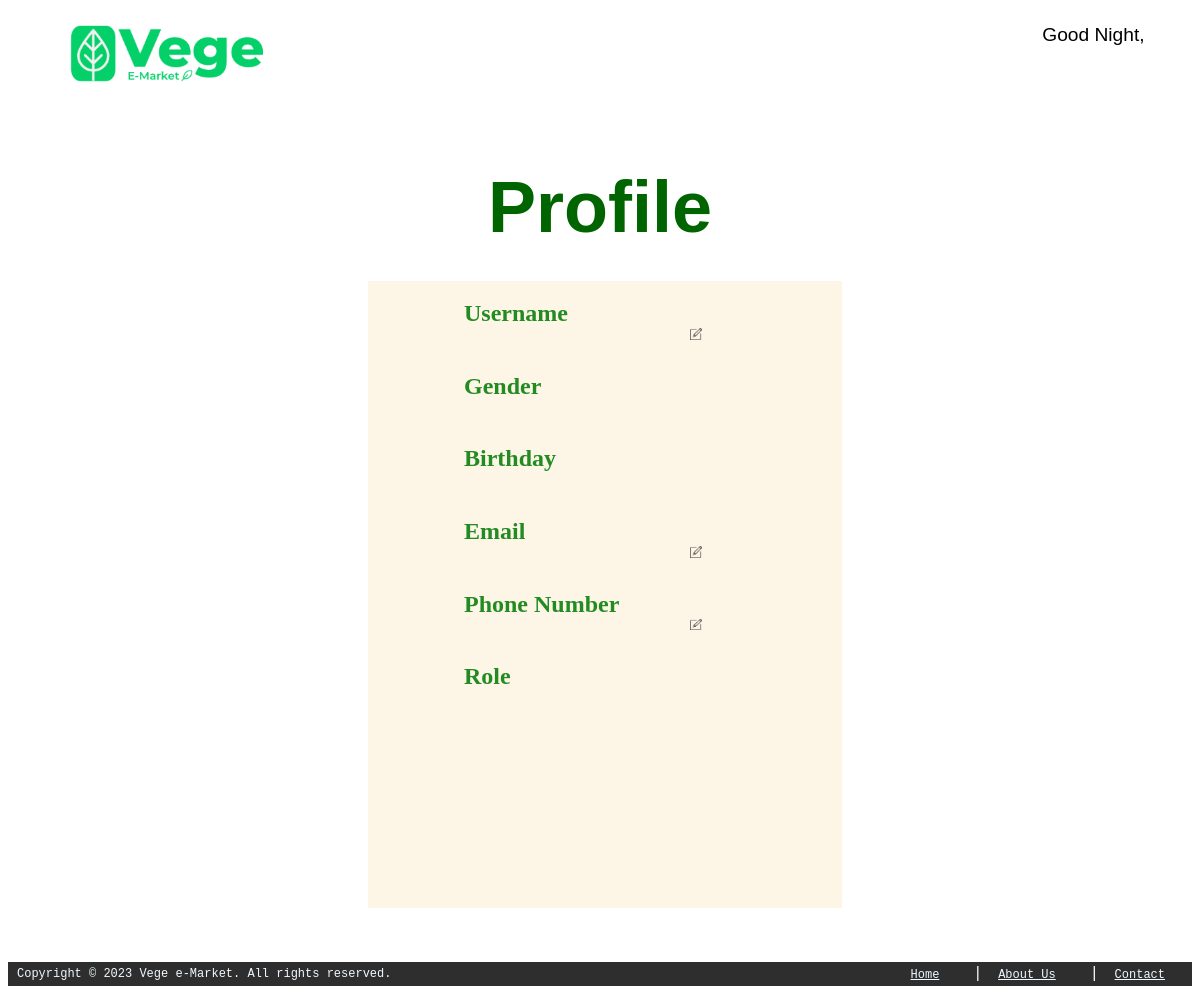
Page /public/profile.php on the earlier database version.
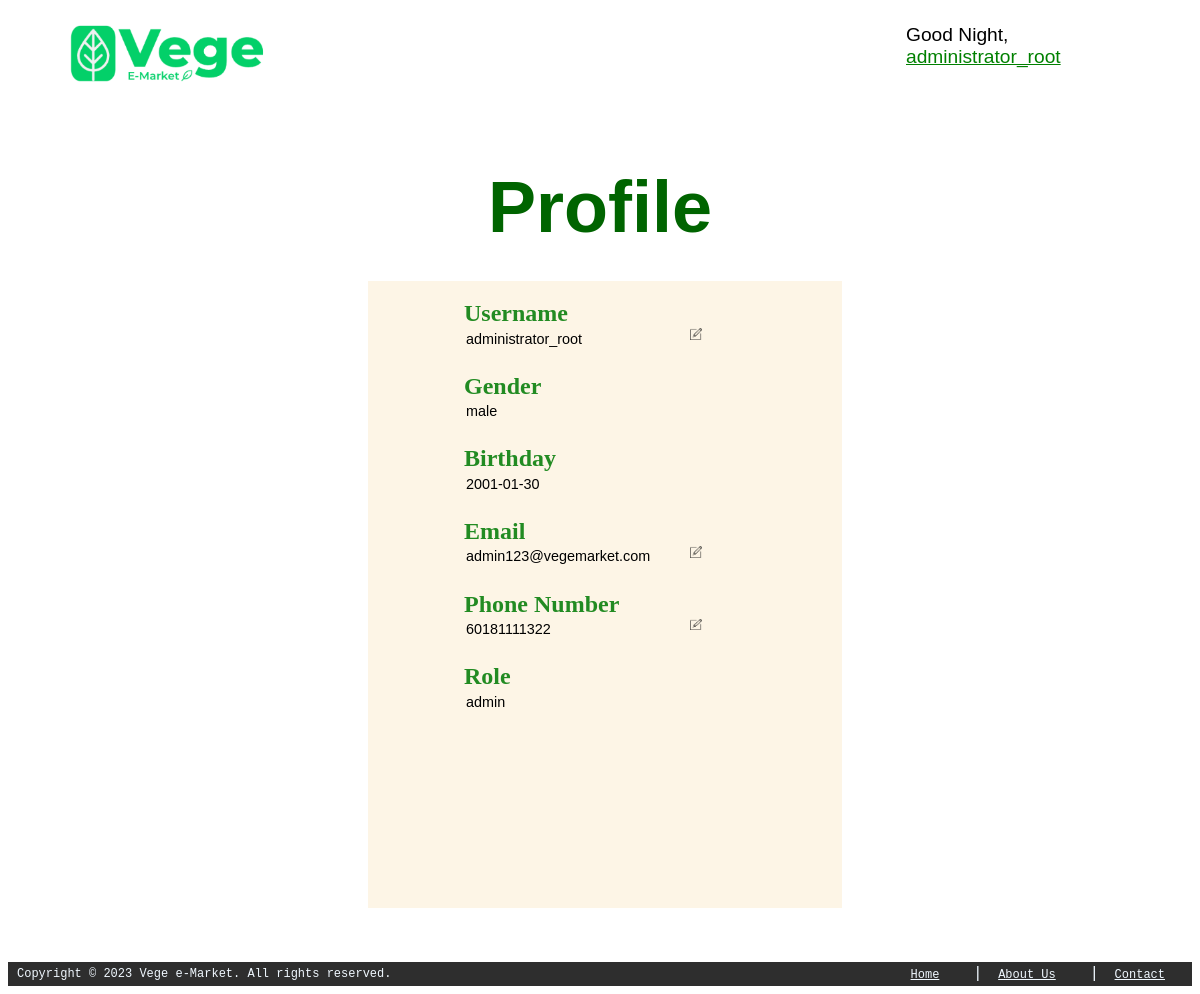
Same page on the later database version.
### tables this page shows
CREATE TABLE IF NOT EXISTS `users` (
  `userID` varchar(100) NOT NULL,
  `userName` varchar(100) NOT NULL,
  `gender` varchar(10) NOT NULL,
  `email` varchar(100) NOT NULL,
  `phone` varchar(100) NOT NULL,
  `birthday` date NOT NULL,
  `password` varchar(100) NOT NULL,
  `role` varchar(10) NOT NULL,
  `accStatus` varchar(255) DEFAULT 'active',
  PRIMARY KEY (`userID`)
);

### modules/config.php (called while the page is built, shortened)
<?php
    $base = 'http://'.$_SERVER['HTTP_HOST'].'/vege-emarket';
    $role='admin'; $user_id='U03';
?>

### public/profile.php (the view, shortened to what this page needs)
<?php
    require $_SERVER['DOCUMENT_ROOT'].'/vege-emarket/modules/config.php';
    include $_SERVER['DOCUMENT_ROOT'].'/vege-emarket/includes/header.php';
    $read_sql = "SELECT * FROM users WHERE userID='$user_id'";
    $user_info=mysqli_fetch_array(mysqli_query($conn, $read_sql));
?>
<!DOCTYPE html>
<html lang="en">
<head>
    <link rel="stylesheet" href="../styles/title.css">
</head>
<body>
    <br>
    <h1 id="title">Profile</h1>
    <div class="container">
        <br>
        <form class="profile" method="post" onsubmit="window.confirm('Save changes?');save();">
            <label for="username"><h2>Username</h2></label>
            <div class="input-container">
                <input type="text" name="username" id="username" value="<?php echo $user_info['userName']; ?>" readonly required>
                <button title="Click me to edit" class="edit" id="editbutton" onclick="edit('username')"><img src="../images/edit.png" alt="Edit" width="100%"></button>
            </div>
            <label for="gender"><h2>Gender</h2></label>
            <div class="input-container">
                <input type="text" name="gender" id="gender" value="<?php echo $user_info['gender']; ?>" readonly>
            </div>
            <label for="birthday"><h2>Birthday</h2></label>
            <div class="input-container">
                <input type="text" id="birthday" name="dob" value="<?php echo $user_info['birthday']; ?>" readonly>
            </div>
            <label for="email"><h2>Email</h2></label>
            <div class="input-container">
                <input type="email" id="email" name="email" value="<?php echo $user_info['email']; ?>" readonly required>
                <button title="Click me to edit" class="edit" id="editbutton" onclick="edit('email')"><img src="../images/edit.png" alt="Edit" width="100%"></button>
            </div>
            <label for="phone"><h2>Phone Number</h2></label>
            <div class="input-container">
                <input type="tel" id="phone" name="phone" value="<?php echo $user_info['phone']; ?>" readonly required>
                <button title="Click me to edit" class="edit" id="editbutton" onclick="edit('phone')"><img src="../images/edit.png" alt="Edit" width="100%"></button>
            </div>
            <label for="role"><h2>Role</h2></label>
            <div class="input-container">
                <input type="text" id="role" name="role" value="<?php echo $user_info['role']; ?>" readonly>
            </div>
            <br>
        </form>
    </div><br>
</body>
</html>
<?php include $_SERVER['DOCUMENT_ROOT'].'/vege-emarket/includes/footer.php'; ?>

### includes/header.php (shortened to what this page needs)
<?php
    require $_SERVER['DOCUMENT_ROOT'].'/vege-emarket/modules/config.php';
    $read_sql = "SELECT userName FROM users WHERE userID='$user_id'";
    $user_info=mysqli_fetch_array(mysqli_query($conn, $read_sql));
    $username=$user_info['userName'];
?>
<header>
    <div class="header_logo">
        <a href="<?php echo $base.'/index.php'; ?>"><img src="../images/logo.png" alt="Vege e-Market" height="60vh"></a>
    </div>
    <div class="header_welcome">
        <span id="header_greeting">Welcome</span>, <br> <a class="username-dropdown-btn" onclick="displayUsernameDropdown()"><?php echo $username; ?></a><br>
    </div>
</header>

### includes/footer.php (shortened to what this page needs)
<?php
    require $_SERVER['DOCUMENT_ROOT'].'/vege-emarket/modules/config.php';
?>
<footer>
    <table id="footer">
        <tr id="footer">
            <td class="copyright" id="footer"><span id="footer-copyright">Copyright © 2023 Vege e-Market. All rights reserved.</span></td>
            <td class="footer-url" id="footer-url">
                <a style="font-size: 1vw;" href="<?php echo $base.'/index.php'; ?>" class="footer">Home</a> |
                <a style="font-size: 1vw;" href="<?php echo $base.'/public/about.php'; ?>" class="footer">About Us</a> |
                <a style="font-size: 1vw;" href="<?php echo $base.'/public/contact.php'; ?>" class="footer">Contact</a>
            </td>
        </tr>
    </table>
</footer>

### styles/title.css (style rules this page uses)
#title { margin-left: 5vw; line-height:50%; clear: both; font-family: 'Franklin Gothic Medium', 'Arial Narrow', Arial, sans-serif; color: greenyellow; }

### includes/header.php (style rules this page uses)
div.header_logo { float: left; margin-left: 5%; }
div.header_welcome { float: right; margin-right: 4%; }
header { margin-top: 2%; font-size: 120%; font-family: 'Franklin Gothic Medium', 'Arial Narrow', Arial, sans-serif; }
div.header_welcome > a { text-decoration: underline; color: green; cursor: pointer; font-family: 'Franklin Gothic Medium', 'Arial Narrow', Arial, sans-serif; margin-right: 7vw; }

### public/profile.php (style rules this page uses)
h1#title { color: darkgreen; text-align: center; font-size: 6vw; margin: 7vh 0vw; }
div.container { background-color: oldlace; width: 40%; height: 80%; margin-left: 30vw; }
form.profile h2 { font-family: Georgia, 'Times New Roman', Times, serif; margin-left: 8vw; margin-top: 0.1vw; margin-bottom: 0vw; }
form.profile input { font-size: 1.2vw; font-family: Verdana, Geneva, Tahoma, sans-serif; line-height: 0vw; margin-top: 0.2vw; margin-left: 8vw; margin-bottom: 2vw; background-color: transparent; border: 0; vertical-align: middle; margin-right: 2vw; overflow-x: auto; }
form.profile div.input-container { display: flex; }
form.profile button.edit { vertical-align: middle; background-color: transparent; border: none; width: 2vw; margin: 0 0.5vw 0; height: 1vw; }
label { color: forestgreen; }

### includes/footer.php (style rules this page uses)
footer { background-color: #2E2E2E; text-align: left; clear: both; max-width: 100%; max-height: 100%; height: 3%; }
table#footer { width: 100%; height: 6%; max-width: 100%; max-height: 100%; min-height: max-content; font-family: 'Courier New', Courier, monospace; }
td#footer { width: 50%; color: aliceblue; }
td#footer-url > a { color: aliceblue; margin-left: 2vw; margin-right: 2vw; font-size: 20vw; }
span#footer-copyright, td#footer-url > a { margin-left: 0.5vw; font-family: 'Courier New', Courier, monospace; }
td#footer-url { clear:both; color:aliceblue; text-align: right; margin-right: 2%; }
span#footer-copyright { font-size: 1vw; }

Differences in the rows shown:
added users: userName "administrator_root", username "administrator_root", gender "male", dob "2001-01-30", email "admin123@vegemarket.com", phone "60181111322", role "admin"
